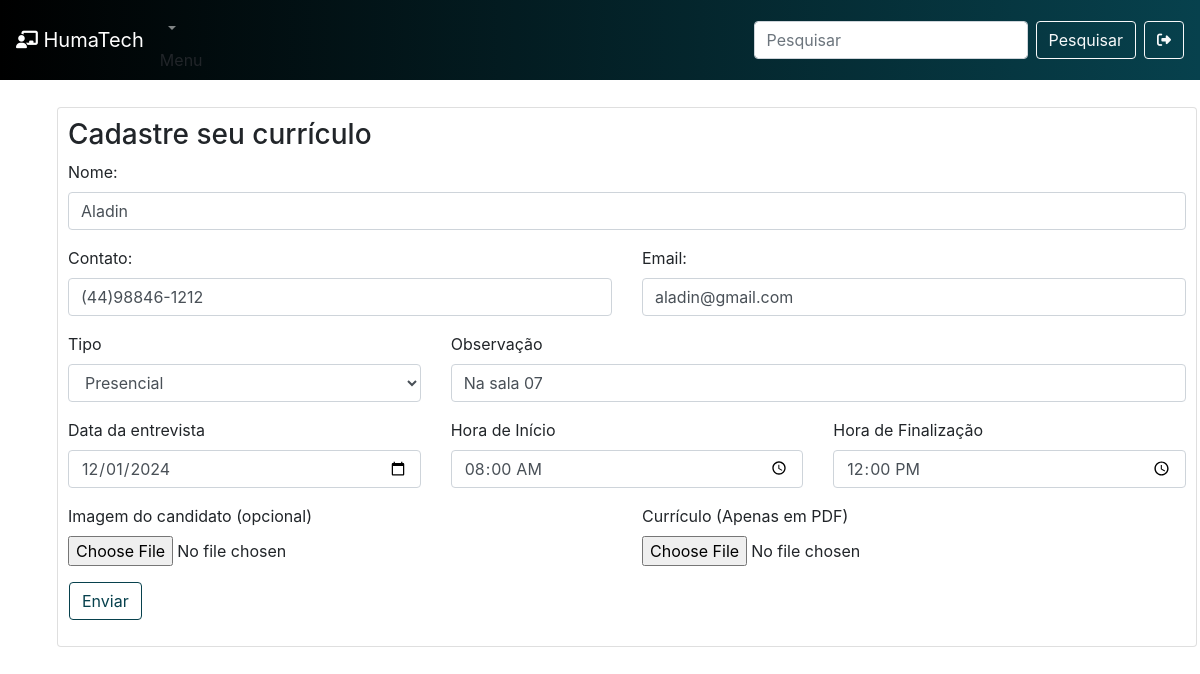
The page /cadastroCurriculo.php?idAlt=1 on the database its author committed.
### tables this page shows
CREATE TABLE recrutamento(
	id INT AUTO_INCREMENT PRIMARY KEY NOT NULL,
    nome VARCHAR(255),
    contato VARCHAR(100),
    email VARCHAR(100),
    data_entrevista DATE,
    hora_inicio TIME,
    hora_fim TIME,
    data_cadastro DATETIME DEFAULT CURRENT_TIMESTAMP,
    tipo VARCHAR(100),
    obs VARCHAR(255),
    curriculo VARCHAR(255),
    foto VARCHAR(255)
    
);

### cadastroCurriculo.php (the view, shortened to what this page needs)
<!DOCTYPE html>
<html lang="pr-br">
<?php
include "conexao.php";
$destino = './recrutamento/inserir.php';
if (!empty($_GET['idAlt'])) {
  $id = $_GET['idAlt'];
  $sql = "SELECT * FROM recrutamento WHERE id='$id' ";
  $dados = mysqli_query($conexao, $sql);
  $dadosAlt = mysqli_fetch_assoc($dados);
  $destino = './recrutamento/alterar.php';
}
?>
<head>
  <link rel="stylesheet" href="https://cdnjs.cloudflare.com/ajax/libs/font-awesome/6.6.0/css/all.min.css"
 />
  <link rel="stylesheet" href="https://stackpath.bootstrapcdn.com/bootstrap/4.1.3/css/bootstrap.min.css"
>
  <link rel="stylesheet" href="./recursos/style.css">
  <link rel="stylesheet" href="https://cdn.datatables.net/2.1.8/css/dataTables.dataTables.css" />
</head>
<body>
<?php include './menuSuperior.php';?>
  <div class="container-fluid">
    <div class="row">
      <div class="container">
        <div class="row">
          <div class="col-md-12 card">
            <h3>Cadastre seu currículo</h3>
            <form action="<?= $destino ?>" method="post" class="row" enctype="multipart/form-data">
              <div class="form-group col-md-12">
                <label>Nome: </label>
                <input value="<?php echo isset($dadosAlt) ? $dadosAlt['nome'] : '' ?>" type="text" name="nome" required
                  class="form-control" placeholder="Seu Nome">
              </div>
              <div class="form-group col-md-6">
                <label>Contato: </label>
                <input value="<?php echo isset($dadosAlt) ? $dadosAlt['contato'] : '' ?>" type="text" name="contato" required
                  class="form-control tel" placeholder="Contato">
              </div>
              <div class="form-group col-md-6">
                <label>Email: </label>
                <input value="<?php echo isset($dadosAlt) ? $dadosAlt['email'] : '' ?>" type="text" name="email"
                  required class="form-control" placeholder="Email">
              </div>
              <div class="form-group col-md-4">
                <label>Tipo</label>
                <select name="tipo" class="form-control">
                  <option value="Presencial"> Presencial </option>
                </select>
              </div>
              <div class="form-group col-md-8">
                <label>Observação</label>
                <input value="<?php echo isset($dadosAlt) ? $dadosAlt['obs'] : '' ?>" type="text" name="obs"
                  class="form-control" placeholder="Observação">
              </div>
              <div class="form-group col-md-4">
                <label>Data da entrevista</label>
                <input value="<?php echo isset($dadosAlt) ? $dadosAlt['data_entrevista'] : '' ?>" type="date" name="data_entrevista"
                  class="form-control">
              </div>
              <div class="form-group col-md-4">
                <label>Hora de Início</label>
                <input value="<?php echo isset($dadosAlt) ? $dadosAlt['hora_inicio'] : '' ?>" type="time" name="hora_inicio"
                  class="form-control">
              </div>
              <div class="form-group col-md-4">
                <label>Hora de Finalização</label>
                <input value="<?php echo isset($dadosAlt) ? $dadosAlt['hora_fim'] : '' ?>" type="time" name="hora_fim"
                  class="form-control">
              </div>
              <div class="form-group col-md-6">
                <label>Imagem do candidato (opcional) </label>
                <input type="file" name="foto" id="foto">
              </div>
              <div class="form-group col-md-6">
                <label> Currículo (Apenas em PDF)  </label>
                <input type="file" name="curriculo" id="curriculo">
              </div>
              <button type="submit" class="btn btn-outline-info color ml-3 mb-3"> Enviar </button>
            </form>
          </div>
        </div>
      </div>
    </div>
</body>
</html>

### recursos/style.css (style rules this page uses)
.color { border-color: #07414d; color: #07414d; }
.card { margin-top: 5px; padding: 10px; margin: 27px; }

### rows shown on the page
recrutamento: nome "Aladin", contato "(44)98846-1212", email "aladin@gmail.com", obs "Na sala 07", data_entrevista "12/01/2024", hora_inicio "08:00:00", hora_fim "12:00:00"
